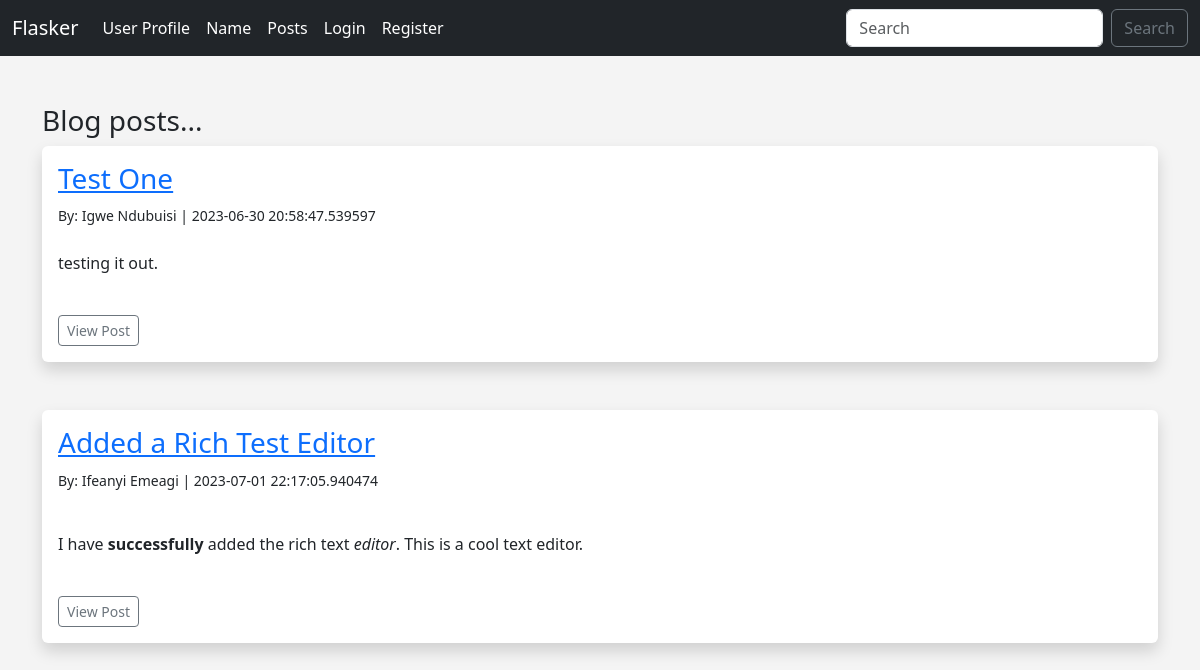
The page /posts on the database its author committed.
### app.py (models this page shows, shortened)
class Posts_blog(db.Model):
    id = db.Column(db.Integer, primary_key=True)
    title = db.Column(db.String(255))
    content = db.Column(db.Text, nullable=False)
    slug =  db.Column(db.String(255), nullable=False)
    date_added = db.Column(db.DateTime, default=datetime.utcnow)
    poster_id = db.Column(db.Integer, db.ForeignKey('users.id'))

class Users(db.Model, UserMixin):
    id = db.Column(db.Integer, primary_key=True)
    name = db.Column(db.String(200), nullable=False)
    username = db.Column(db.String(20), nullable=False, unique=True)
    email = db.Column(db.String(120), nullable=False, unique=True)
    location = db.Column(db.String(120))
    date_added = db.Column(db.DateTime, default=datetime.utcnow)
    password_hash = db.Column(db.String(128))
    profile_pic = db.Column(db.String(250), nullable=True)
    posts = db.relationship('Posts_blog', backref='poster')
    @property
    def password(self):
        raise AttributeError("password is not a readable attribute.")

### app.py (the view)
@app.route("/posts")
def posts():
    posts = Posts_blog.query.order_by(Posts_blog.date_added)
    return render_template("posts.html", posts=posts)

### webforms.py
class SearchForm(FlaskForm):
    searched = StringField("Searched", validators=[DataRequired()])
    submit = SubmitField("Submit")

### app.py (called while the page is built)
@app.context_processor
def base():
    form = SearchForm()
    return dict(form=form)

### templates/posts.html (shortened to what this page needs)
{% extends "base.html" %}
{% block content %}
<br/>
    <h3>Blog posts...</h3>
        {% for post in posts %}
 <div class= "shadow p-3 mb-5 bg-body rounded">
            <h3><a href="{{ url_for('post', id=post.id) }}">{{ post.title }}</a></h3>
            <small> By: {{ post.poster.name }} | {{ post.date_added }}</small>
            <br/><br/>
            <p> {{ post.content | safe }}</p>
            <br/>
            <a href="{{url_for('post', id=post.id)}}" class= "btn btn-outline-secondary btn-sm">View Post</a>
  </div>
{% endfor %}
{% endblock %}

### static/css/style.css (style rules this page uses)
body { background-color: #f4f4f4; }

### rows shown on the page
Posts_blog: title "Test One", poster.name "Igwe Ndubuisi", date_added "2023-06-30 20:58:47.539597", content "testing it out."
Posts_blog: title "Added a Rich Test Editor", poster.name "Ifeanyi Emeagi", date_added "2023-07-01 22:17:05.940474", content "I have successfully added the rich text editor . This is a cool text editor."
